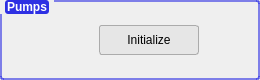
<?xml version="1.0" encoding="UTF-8"?>
<ui version="4.0">
 <class>Affipump</class>
 <widget class="QWidget" name="Affipump">
  <property name="geometry">
   <rect>
    <x>0</x>
    <y>0</y>
    <width>260</width>
    <height>80</height>
   </rect>
  </property>
  <property name="windowTitle">
   <string>Form</string>
  </property>
  <layout class="QVBoxLayout" name="verticalLayout">
   <property name="leftMargin">
    <number>0</number>
   </property>
   <property name="topMargin">
    <number>0</number>
   </property>
   <property name="rightMargin">
    <number>0</number>
   </property>
   <property name="bottomMargin">
    <number>0</number>
   </property>
   <item>
    <widget class="QGroupBox" name="groupBox">
     <property name="font">
      <font>
       <bold>true</bold>
      </font>
     </property>
     <property name="styleSheet">
      <string notr="true">QGroupBox::title{

	margin: 0px 5px 0px 5px;
	color: rgb(255, 255, 255);
	background-color:rgb(46, 48, 227);
	border-radius: 3px;

}

QGroupBox{

	border: 2px solid rgba(46, 48, 227, 150);
	border-radius: 3px;

}</string>
     </property>
     <property name="title">
      <string>Pumps</string>
     </property>
     <layout class="QHBoxLayout" name="horizontalLayout">
      <item>
       <widget class="QPushButton" name="disconnect_btn">
        <property name="styleSheet">
         <string notr="true">QPushButton{
	border: none;
	background: none;
}

QPushButton::hover{
	background: white;
	border: 1px raised;
	border-radius: 12px;
}</string>
        </property>
        <property name="text">
         <string/>
        </property>
        <property name="icon">
         <iconset resource="ai.qrc">
          <normaloff>:/img/img/disconnect.png</normaloff>:/img/img/disconnect.png</iconset>
        </property>
        <property name="iconSize">
         <size>
          <width>34</width>
          <height>34</height>
         </size>
        </property>
       </widget>
      </item>
      <item>
       <spacer name="horizontalSpacer">
        <property name="orientation">
         <enum>Qt::Horizontal</enum>
        </property>
        <property name="sizeHint" stdset="0">
         <size>
          <width>40</width>
          <height>20</height>
         </size>
        </property>
       </spacer>
      </item>
      <item>
       <widget class="QPushButton" name="initialize_btn">
        <property name="minimumSize">
         <size>
          <width>100</width>
          <height>30</height>
         </size>
        </property>
        <property name="styleSheet">
         <string notr="true">QPushButton {

		background-color: rgb(230, 230, 230);
	    border: 1px solid rgb(171, 171, 171);
		border-radius: 3px;

}

QPushButton::hover{
	background: rgb(253, 253, 253);
	border: 1px raised;
	border-radius: 5px;
}</string>
        </property>
        <property name="text">
         <string>Initialize</string>
        </property>
       </widget>
      </item>
      <item>
       <spacer name="horizontalSpacer_2">
        <property name="orientation">
         <enum>Qt::Horizontal</enum>
        </property>
        <property name="sizeHint" stdset="0">
         <size>
          <width>40</width>
          <height>20</height>
         </size>
        </property>
       </spacer>
      </item>
     </layout>
    </widget>
   </item>
  </layout>
 </widget>
 <resources>
  <include location="ai.qrc"/>
 </resources>
 <connections/>
</ui>
